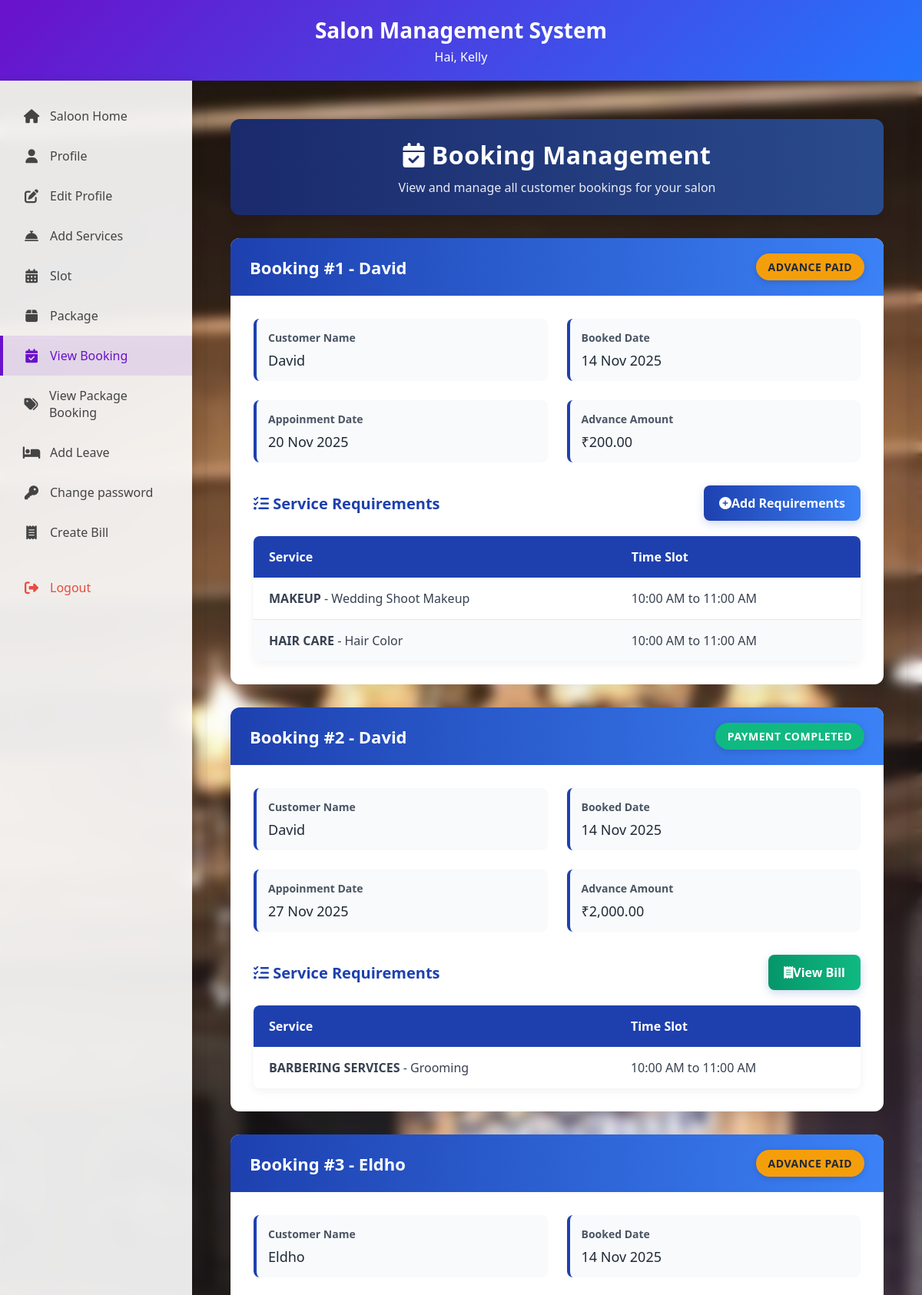
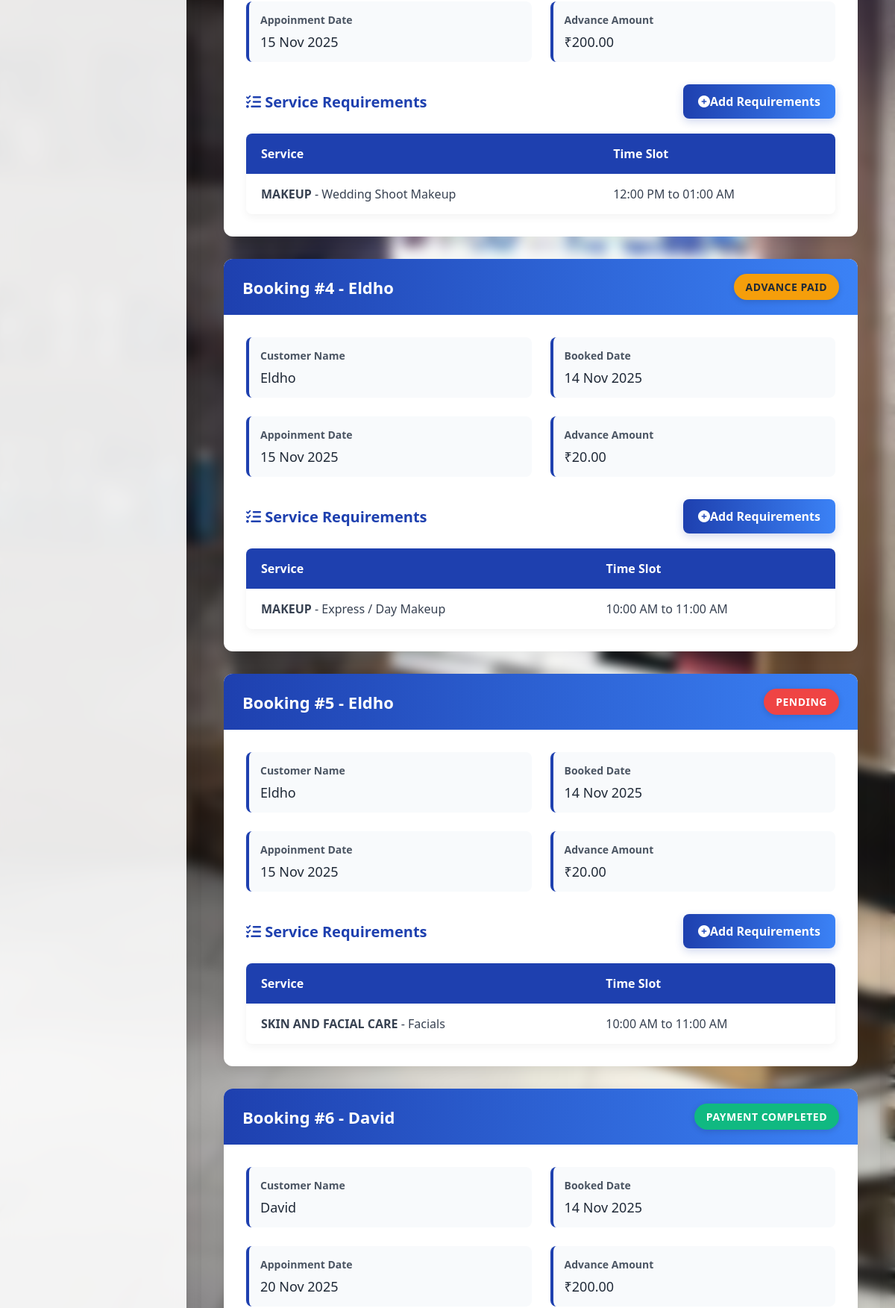
/Saloon/Viewbooking.php (signed in, upper part), run on the app's committed database (2 pictures, top to bottom).
### tables this page shows
CREATE TABLE `tbl_saloon` (
  `saloon_id` int(11) NOT NULL,
  `saloon_name` varchar(30) NOT NULL,
  `saloon_email` varchar(100) NOT NULL,
  `saloon_contact` varchar(30) NOT NULL,
  `saloon_password` varchar(30) NOT NULL,
  `saloon_address` varchar(40) NOT NULL,
  `saloon_logo` varchar(100) NOT NULL,
  `saloon_proof` varchar(100) NOT NULL,
  `saloon_status` int(11) NOT NULL DEFAULT 0,
  `place_id` int(11) NOT NULL,
  `saloon_ownername` varchar(30) NOT NULL,
  `saloon_gstno` varchar(100) NOT NULL,
  `saloon_doj` date NOT NULL,
  `saloon_reason` varchar(200) NOT NULL
);

CREATE TABLE `tbl_booking` (
  `booking_id` int(11) NOT NULL,
  `booking_date` varchar(40) NOT NULL,
  `booking_todate` varchar(40) NOT NULL,
  `user_id` int(11) NOT NULL,
  `booking_status` int(11) NOT NULL DEFAULT 0,
  `booking_amount` int(11) NOT NULL,
  `booking_total_amount` int(11) NOT NULL
);

CREATE TABLE `tbl_user` (
  `user_id` int(11) NOT NULL,
  `user_name` varchar(15) NOT NULL,
  `user_email` varchar(30) NOT NULL,
  `user_contact` varchar(30) NOT NULL,
  `user_password` varchar(30) NOT NULL,
  `user_photo` varchar(100) NOT NULL,
  `user_status` int(11) NOT NULL DEFAULT 0,
  `place_id` int(11) NOT NULL
);

CREATE TABLE `tbl_requirements` (
  `requirements_id` int(11) NOT NULL,
  `salooncategory_id` int(11) NOT NULL,
  `booking_id` int(11) NOT NULL,
  `slot_id` int(11) NOT NULL
);

CREATE TABLE `tbl_category` (
  `category_id` int(11) NOT NULL,
  `category_name` varchar(40) NOT NULL,
  `category_status` int(11) NOT NULL DEFAULT 1
);

CREATE TABLE `tbl_subcategory` (
  `subcat_id` int(11) NOT NULL,
  `subcat_name` varchar(40) NOT NULL,
  `category_id` int(11) NOT NULL,
  `subcategory_status` int(11) NOT NULL DEFAULT 1
);

CREATE TABLE `tbl_slot` (
  `slot_id` int(11) NOT NULL,
  `slot_from` varchar(40) NOT NULL,
  `slot_to` varchar(40) NOT NULL,
  `saloon_id` int(11) NOT NULL,
  `slot_status` int(11) NOT NULL DEFAULT 1
);

### Saloon/Viewbooking.php (the view, shortened to what this page needs)
<?php
include("../Assets/Connection/Connection.php");
$select = "select * from tbl_saloon where saloon_id='".$_SESSION['sid']."'";
$res = $con->query($select);
$salonData = $res->fetch_assoc();
$i = 0;
$sel = "select * from tbl_booking b INNER JOIN tbl_requirements r on b.booking_id=r.booking_id inner join tbl_salooncategory s on r.salooncategory_id=s.salooncategory_id inner join tbl_user u on b.user_id=u.user_id where s.saloon_id='".$_SESSION['sid']."' group by r.booking_id";
$row = $con->query($sel);
?>
<!DOCTYPE html PUBLIC "-//W3C//DTD XHTML 1.0 Transitional//EN" "http://www.w3.org/TR/xhtml1/DTD/xhtml1-transitional.dtd">
<html xmlns="http://www.w3.org/1999/xhtml">
<head>
<link rel="stylesheet" href="https://cdnjs.cloudflare.com/ajax/libs/font-awesome/6.4.0/css/all.min.css">
</head>
<body>
    <div class="header">
        <h1 class="welcome">Salon Management System</h1>
        <p>Hai, <?php echo $salonData['saloon_name']; ?></p>
    </div>
    <div class="container">
        <div class="sidebar">
            <a href="Saloonhome.php" class="nav-item"><i class="fas fa-home"></i> Saloon Home</a>
            <a href="Profile.php" class="nav-item"><i class="fas fa-user"></i> Profile</a>
            <a href="Editprofile.php" class="nav-item"><i class="fas fa-edit"></i> Edit Profile</a>
            <a href="Addservices.php" class="nav-item"><i class="fas fa-concierge-bell"></i> Add Services</a>
            <a href="Slot.php" class="nav-item"><i class="fas fa-calendar-alt"></i> Slot</a>
            <a href="Package.php" class="nav-item"><i class="fas fa-box"></i> Package</a>
            <a href="Viewbooking.php" class="nav-item active"><i class="fas fa-calendar-check"></i> View Booking</a>
            <a href="Viewpackagebooking.php" class="nav-item"><i class="fas fa-tags"></i> View Package Booking</a>
            <a href="Addleave.php" class="nav-item"><i class="fas fa-bed"></i> Add Leave</a>
            <a href="changepsswd.php" class="nav-item"><i class="fas fa-key"></i> Change password</a>
            <a href="CreateBill.php" class="nav-item"><i class="fas fa-receipt"></i> Create Bill</a>
            <a href="../Logout.php" class="nav-item logout"><i class="fas fa-sign-out-alt"></i> Logout</a>
        </div>
        <div class="content">
            <div class="page-header">
                <h1><i class="fas fa-calendar-check"></i> Booking Management</h1>
                <p>View and manage all customer bookings for your salon</p>
            </div>
            <?php
            if($row->num_rows > 0) {
                while($data = $row->fetch_assoc())
                {
                    $i++;
                    ?>
                    <div class="booking-card">
                        <div class="booking-header">
                            <h3>Booking #<?php echo $i; ?> - <?php echo $data["user_name"]; ?></h3>
                            <div class="status <?php
                                if($data['booking_status'] == 2) echo 'advance';
                                else if($data['booking_status'] == 3) echo 'paid';
                                else echo 'pending';
                            ?>">
                            <?php
                                if($data['booking_status'] == 2)
                                {
                                    echo "Advance Paid";
                                }
                                else if($data['booking_status'] == 3)
                                {
                                    echo "Payment Completed";
                                }
                                else
                                {
                                    echo "Pending";
                                }
                            ?>
                            </div>
                        </div>
                        <div class="booking-body">
                            <div class="booking-details">
                                <div class="detail-group">
                                    <span class="detail-label">Customer Name</span>
                                    <div class="detail-value"><?php echo $data["user_name"]; ?></div>
                                </div>
                                <div class="detail-group">
                                    <span class="detail-label">Booked Date</span>
                                    <div class="detail-value"><?php echo date('d M Y', strtotime($data["booking_date"])); ?></div>
                                </div>
                                <div class="detail-group">
                                    <span class="detail-label">Appoinment Date</span>
                                    <div class="detail-value"><?php echo date('d M Y', strtotime($data["booking_todate"])); ?></div>
                                </div>
                                <div class="detail-group">
                                    <span class="detail-label">Advance Amount</span>
                                    <div class="detail-value">₹<?php echo number_format($data["booking_amount"], 2); ?></div>
                                </div>
                            </div>
                            <div class="requirements-section">
                                <div class="requirements-header">
                                    <h4><i class="fas fa-list-check"></i> Service Requirements</h4>
                                    <div>
                                        <?php
                                        if($data["booking_status"] != 3)
                                        {
                                        ?>
                                        <a href="Requirements.php?bid=<?php echo $data['booking_id']; ?>" class="action-btn">
                                            <i class="fas fa-plus-circle"></i> Add Requirements
                                        </a>
                                        <?php
                                        }
                                        else {
                                        ?>
                                        <a href="bill.php?bid=<?php echo $data['booking_id']?>" class="action-btn view-bill">
                                            <i class="fas fa-receipt"></i> View Bill
                                        </a>
                                        <?php
                                        }
                                        ?>
                                    </div>
                                </div>
                                <table class="requirements-table">
                                    <thead>
                                        <tr>
                                            <th>Service</th>
                                            <th>Time Slot</th>
                                        </tr>
                                    </thead>
                                    <tbody>
                                        <?php
                                        $scl = "select * from tbl_requirements r
                                                inner join tbl_salooncategory s on r.salooncategory_id=s.salooncategory_id
                                                inner join tbl_subcategory b on s.subcategory_id=b.subcat_id
                                                inner join tbl_category c on b.category_id=c.category_id
                                                inner join tbl_slot t on r.slot_id=t.slot_id
                                                where booking_id='".$data['booking_id']."'";
                                        $bow = $con->query($scl);
                                        while($reqData = $bow->fetch_assoc()) {
                                        ?>
                                        <tr>
                                            <td><strong><?php echo $reqData['category_name']; ?></strong> - <?php echo $reqData['subcat_name']; ?></td>
                                            <td><?php echo date('h:i A', strtotime($reqData['slot_from'])) ?> to <?php echo date('h:i A', strtotime($reqData['slot_to'])) ?></td>
                                        </tr>
                                        <?php } ?>
                                    </tbody>
                                </table>
                            </div>
                        </div>
                    </div>
                    <?php
                }
            }
            ?>
        </div>
    </div>
</body>
</html>

### Saloon/Viewbooking.php (style rules this page uses)
* { margin: 0; padding: 0; box-sizing: border-box; font-family: 'Segoe UI', Tahoma, Geneva, Verdana, sans-serif; }
body { background-image: url("../Assets/Templates/Images/salon bg image.jpg"); background-size: cover; background-position: center; margin: 0; padding: 0; color: #333; min-height: 100vh; }
body::before { content: ""; position: fixed; top: 0; left: 0; right: 0; bottom: 0; background-image: url("../Assets/Templates/Images/salon bg image.jpg"); background-size: cover; background-position: center; filter: blur(8px); z-index: -1; }
.header { background: linear-gradient(135deg, #6a11cb 0%, #2575fc 100%); color: white; padding: 20px; text-align: center; box-shadow: 0 4px 12px rgba(0, 0, 0, 0.1); }
.welcome { font-size: 28px; font-weight: 600; margin-bottom: 5px; }
.container { display: flex; min-height: calc(100vh - 120px); }
.sidebar { width: 250px; background: rgba(255, 255, 255, 0.9); backdrop-filter: blur(10px); padding: 20px 0; box-shadow: 2px 0 10px rgba(0, 0, 0, 0.1); }
.nav-item { display: flex; align-items: center; padding: 15px 25px; color: #444; text-decoration: none; font-weight: 500; transition: all 0.3s ease; border-left: 4px solid transparent; }
.nav-item i { margin-right: 12px; font-size: 18px; width: 24px; text-align: center; }
.nav-item.logout { margin-top: 20px; color: #e74c3c; }
.nav-item.active { background: rgba(106, 17, 203, 0.1); color: #6a11cb; border-left: 4px solid #6a11cb; }
.content { flex: 1; padding: 30px; margin: 20px; border-radius: 12px; box-shadow: 0 5px 15px rgba(0, 0, 0, 0.08); overflow-y: auto; max-height: calc(100vh - 160px); }
.page-header { background: linear-gradient(90deg, #1a2a6c 0%, #2a4b8c 100%); color: white; text-align: center; padding: 25px 20px; border-radius: 12px; margin-bottom: 30px; box-shadow: 0 4px 12px rgba(0, 0, 0, 0.1); }
.page-header h1 { font-size: 32px; font-weight: 600; letter-spacing: 0.5px; margin-bottom: 10px; }
.page-header p { font-size: 16px; opacity: 0.9; max-width: 600px; margin: 0 auto; }
.booking-card { background: white; border-radius: 12px; box-shadow: 0 5px 15px rgba(0, 0, 0, 0.08); margin-bottom: 30px; overflow: hidden; transition: transform 0.3s, box-shadow 0.3s; }
.booking-header { background: linear-gradient(90deg, #1e40af 0%, #3b82f6 100%); color: white; padding: 20px 25px; display: flex; justify-content: space-between; align-items: center; flex-wrap: wrap; }
.booking-header h3 { font-size: 22px; font-weight: 600; margin: 0; }
.status { padding: 8px 16px; border-radius: 50px; font-size: 14px; font-weight: 600; text-transform: uppercase; letter-spacing: 0.5px; box-shadow: 0 2px 8px rgba(0, 0, 0, 0.15); }
.status.advance { background-color: #f59e0b; color: #1f2937; }
.status.pending { background-color: #ef4444; }
.status.paid { background-color: #10b981; }
.booking-body { padding: 30px; }
.booking-details { display: grid; grid-template-columns: repeat(auto-fit, minmax(250px, 1fr)); gap: 25px; margin-bottom: 30px; }
.detail-group { padding: 15px; background: #f8fafc; border-radius: 8px; border-left: 4px solid #1e40af; }
.detail-label { font-weight: 600; color: #4b5563; font-size: 14px; margin-bottom: 8px; display: block; }
.detail-value { font-size: 18px; color: #1f2937; font-weight: 500; }
.requirements-section { margin-top: 25px; }
.requirements-header { display: flex; justify-content: space-between; align-items: center; margin-bottom: 20px; flex-wrap: wrap; gap: 15px; }
.requirements-header h4 { color: #1e40af; font-size: 20px; font-weight: 600; margin: 0; }
.action-btn { display: inline-flex; align-items: center; background: linear-gradient(90deg, #1e40af 0%, #3b82f6 100%); color: white; text-decoration: none; padding: 12px 20px; border-radius: 8px; font-weight: 600; transition: all 0.3s; box-shadow: 0 4px 12px rgba(30, 64, 175, 0.2); border: none; cursor: pointer; }
.view-bill { background: linear-gradient(90deg, #059669 0%, #10b981 100%); margin-left: 10px; }
.requirements-table { width: 100%; border-collapse: collapse; margin-top: 15px; box-shadow: 0 4px 12px rgba(0, 0, 0, 0.05); border-radius: 8px; overflow: hidden; }
.requirements-table th { background-color: #1e40af; color: white; padding: 16px 20px; text-align: left; font-weight: 600; font-size: 16px; }
.requirements-table td { padding: 16px 20px; border-bottom: 1px solid #e5e7eb; color: #374151; }
.requirements-table tr:last-child td { border-bottom: none; }
.requirements-table tr:nth-child(even) { background-color: #f9fafb; }

### data on the page
tbl_saloon: saloon_name "Kelly"
tbl_booking: user.user_name "David", booking_status "ADVANCE PAID", booking_date "14 Nov 2025", booking_todate "20 Nov 2025", booking_amount "200.00"
tbl_requirements: tbl_category.category_name "MAKEUP", tbl_subcategory.subcat_name "Wedding Shoot Makeup", slot.slot_from "10:00 AM", slot.slot_to "11:00 AM"
tbl_requirements: tbl_category.category_name "HAIR CARE", tbl_subcategory.subcat_name "Hair Color", slot.slot_from "10:00 AM", slot.slot_to "11:00 AM"
tbl_booking: user.user_name "David", booking_status "PAYMENT COMPLETED", booking_date "14 Nov 2025", booking_todate "27 Nov 2025", booking_amount "2,000.00"
tbl_requirements: tbl_category.category_name "BARBERING SERVICES", tbl_subcategory.subcat_name "Grooming", slot.slot_from "10:00 AM", slot.slot_to "11:00 AM"
tbl_booking: user.user_name "Eldho", booking_status "ADVANCE PAID", booking_date "14 Nov 2025", booking_todate "15 Nov 2025", booking_amount "200.00"
tbl_requirements: tbl_category.category_name "MAKEUP", tbl_subcategory.subcat_name "Wedding Shoot Makeup", slot.slot_from "12:00 PM", slot.slot_to "01:00 AM"
tbl_booking: user.user_name "Eldho", booking_status "ADVANCE PAID", booking_date "14 Nov 2025", booking_todate "15 Nov 2025", booking_amount "20.00"
tbl_requirements: tbl_category.category_name "MAKEUP", tbl_subcategory.subcat_name "Express / Day Makeup", slot.slot_from "10:00 AM", slot.slot_to "11:00 AM"
tbl_booking: user.user_name "Eldho", booking_status "PENDING", booking_date "14 Nov 2025", booking_todate "15 Nov 2025", booking_amount "20.00"
tbl_requirements: tbl_category.category_name "SKIN AND FACIAL CARE", tbl_subcategory.subcat_name "Facials", slot.slot_from "10:00 AM", slot.slot_to "11:00 AM"
tbl_booking: user.user_name "David", booking_status "PAYMENT COMPLETED", booking_date "14 Nov 2025", booking_todate "20 Nov 2025", booking_amount "200.00"
